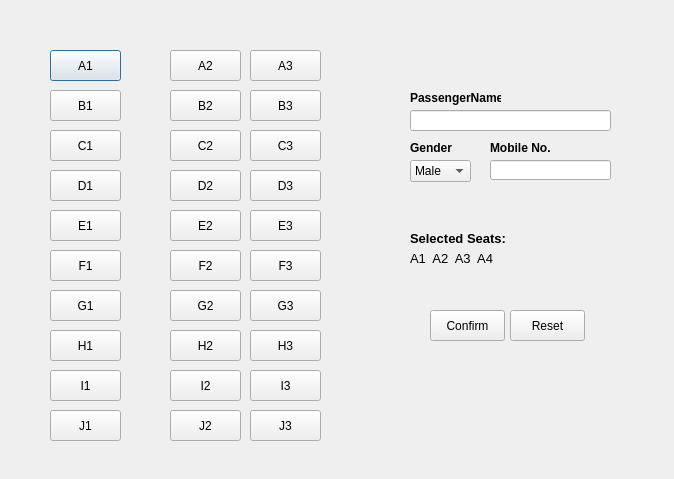
<?xml version="1.0" encoding="UTF-8"?>
<ui version="4.0">
 <class>ReverseTicket</class>
 <widget class="QDialog" name="ReverseTicket">
  <property name="geometry">
   <rect>
    <x>0</x>
    <y>0</y>
    <width>674</width>
    <height>479</height>
   </rect>
  </property>
  <property name="font">
   <font>
    <pointsize>11</pointsize>
    <kerning>true</kerning>
   </font>
  </property>
  <property name="windowTitle">
   <string>Dialog</string>
  </property>
  <widget class="QPushButton" name="Seat_A1">
   <property name="geometry">
    <rect>
     <x>50</x>
     <y>50</y>
     <width>71</width>
     <height>31</height>
    </rect>
   </property>
   <property name="font">
    <font>
     <family>Segoe UI</family>
     <pointsize>9</pointsize>
    </font>
   </property>
   <property name="text">
    <string>A1</string>
   </property>
  </widget>
  <widget class="QPushButton" name="Seat_A2">
   <property name="geometry">
    <rect>
     <x>170</x>
     <y>50</y>
     <width>71</width>
     <height>31</height>
    </rect>
   </property>
   <property name="font">
    <font>
     <family>Segoe UI</family>
     <pointsize>9</pointsize>
    </font>
   </property>
   <property name="text">
    <string>A2</string>
   </property>
  </widget>
  <widget class="QPushButton" name="Seat_A3">
   <property name="geometry">
    <rect>
     <x>250</x>
     <y>50</y>
     <width>71</width>
     <height>31</height>
    </rect>
   </property>
   <property name="font">
    <font>
     <family>Segoe UI</family>
     <pointsize>9</pointsize>
    </font>
   </property>
   <property name="text">
    <string>A3</string>
   </property>
  </widget>
  <widget class="QPushButton" name="Seat_B1">
   <property name="geometry">
    <rect>
     <x>50</x>
     <y>90</y>
     <width>71</width>
     <height>31</height>
    </rect>
   </property>
   <property name="font">
    <font>
     <family>Segoe UI</family>
     <pointsize>9</pointsize>
    </font>
   </property>
   <property name="text">
    <string>B1</string>
   </property>
  </widget>
  <widget class="QPushButton" name="Seat_B2">
   <property name="geometry">
    <rect>
     <x>170</x>
     <y>90</y>
     <width>71</width>
     <height>31</height>
    </rect>
   </property>
   <property name="font">
    <font>
     <family>Segoe UI</family>
     <pointsize>9</pointsize>
    </font>
   </property>
   <property name="text">
    <string>B2</string>
   </property>
  </widget>
  <widget class="QPushButton" name="Seat_B3">
   <property name="geometry">
    <rect>
     <x>250</x>
     <y>90</y>
     <width>71</width>
     <height>31</height>
    </rect>
   </property>
   <property name="font">
    <font>
     <family>Segoe UI</family>
     <pointsize>9</pointsize>
    </font>
   </property>
   <property name="text">
    <string>B3</string>
   </property>
  </widget>
  <widget class="QPushButton" name="Seat_C1">
   <property name="geometry">
    <rect>
     <x>50</x>
     <y>130</y>
     <width>71</width>
     <height>31</height>
    </rect>
   </property>
   <property name="font">
    <font>
     <family>Segoe UI</family>
     <pointsize>9</pointsize>
    </font>
   </property>
   <property name="text">
    <string>C1</string>
   </property>
  </widget>
  <widget class="QPushButton" name="Seat_C2">
   <property name="geometry">
    <rect>
     <x>170</x>
     <y>130</y>
     <width>71</width>
     <height>31</height>
    </rect>
   </property>
   <property name="font">
    <font>
     <family>Segoe UI</family>
     <pointsize>9</pointsize>
    </font>
   </property>
   <property name="text">
    <string>C2</string>
   </property>
  </widget>
  <widget class="QPushButton" name="Seat_C3">
   <property name="geometry">
    <rect>
     <x>250</x>
     <y>130</y>
     <width>71</width>
     <height>31</height>
    </rect>
   </property>
   <property name="font">
    <font>
     <family>Segoe UI</family>
     <pointsize>9</pointsize>
    </font>
   </property>
   <property name="text">
    <string>C3</string>
   </property>
  </widget>
  <widget class="QPushButton" name="Seat_D1">
   <property name="geometry">
    <rect>
     <x>50</x>
     <y>170</y>
     <width>71</width>
     <height>31</height>
    </rect>
   </property>
   <property name="font">
    <font>
     <family>Segoe UI</family>
     <pointsize>9</pointsize>
    </font>
   </property>
   <property name="text">
    <string>D1</string>
   </property>
  </widget>
  <widget class="QPushButton" name="Seat_D2">
   <property name="geometry">
    <rect>
     <x>170</x>
     <y>170</y>
     <width>71</width>
     <height>31</height>
    </rect>
   </property>
   <property name="font">
    <font>
     <family>Segoe UI</family>
     <pointsize>9</pointsize>
    </font>
   </property>
   <property name="text">
    <string>D2</string>
   </property>
  </widget>
  <widget class="QPushButton" name="Seat_D3">
   <property name="geometry">
    <rect>
     <x>250</x>
     <y>170</y>
     <width>71</width>
     <height>31</height>
    </rect>
   </property>
   <property name="font">
    <font>
     <family>Segoe UI</family>
     <pointsize>9</pointsize>
    </font>
   </property>
   <property name="text">
    <string>D3</string>
   </property>
  </widget>
  <widget class="QPushButton" name="Seat_E1">
   <property name="geometry">
    <rect>
     <x>50</x>
     <y>210</y>
     <width>71</width>
     <height>31</height>
    </rect>
   </property>
   <property name="font">
    <font>
     <family>Segoe UI</family>
     <pointsize>9</pointsize>
    </font>
   </property>
   <property name="text">
    <string>E1</string>
   </property>
  </widget>
  <widget class="QPushButton" name="Seat_E2">
   <property name="geometry">
    <rect>
     <x>170</x>
     <y>210</y>
     <width>71</width>
     <height>31</height>
    </rect>
   </property>
   <property name="font">
    <font>
     <family>Segoe UI</family>
     <pointsize>9</pointsize>
    </font>
   </property>
   <property name="text">
    <string>E2</string>
   </property>
  </widget>
  <widget class="QPushButton" name="Seat_E3">
   <property name="geometry">
    <rect>
     <x>250</x>
     <y>210</y>
     <width>71</width>
     <height>31</height>
    </rect>
   </property>
   <property name="font">
    <font>
     <family>Segoe UI</family>
     <pointsize>9</pointsize>
    </font>
   </property>
   <property name="text">
    <string>E3</string>
   </property>
  </widget>
  <widget class="QPushButton" name="Seat_F1">
   <property name="geometry">
    <rect>
     <x>50</x>
     <y>250</y>
     <width>71</width>
     <height>31</height>
    </rect>
   </property>
   <property name="font">
    <font>
     <family>Segoe UI</family>
     <pointsize>9</pointsize>
    </font>
   </property>
   <property name="text">
    <string>F1</string>
   </property>
  </widget>
  <widget class="QPushButton" name="Seat_F2">
   <property name="geometry">
    <rect>
     <x>170</x>
     <y>250</y>
     <width>71</width>
     <height>31</height>
    </rect>
   </property>
   <property name="font">
    <font>
     <family>Segoe UI</family>
     <pointsize>9</pointsize>
    </font>
   </property>
   <property name="text">
    <string>F2</string>
   </property>
  </widget>
  <widget class="QPushButton" name="Seat_F3">
   <property name="geometry">
    <rect>
     <x>250</x>
     <y>250</y>
     <width>71</width>
     <height>31</height>
    </rect>
   </property>
   <property name="font">
    <font>
     <family>Segoe UI</family>
     <pointsize>9</pointsize>
    </font>
   </property>
   <property name="text">
    <string>F3</string>
   </property>
  </widget>
  <widget class="QPushButton" name="Seat_G1">
   <property name="geometry">
    <rect>
     <x>50</x>
     <y>290</y>
     <width>71</width>
     <height>31</height>
    </rect>
   </property>
   <property name="font">
    <font>
     <family>Segoe UI</family>
     <pointsize>9</pointsize>
    </font>
   </property>
   <property name="text">
    <string>G1</string>
   </property>
  </widget>
  <widget class="QPushButton" name="Seat_G2">
   <property name="geometry">
    <rect>
     <x>170</x>
     <y>290</y>
     <width>71</width>
     <height>31</height>
    </rect>
   </property>
   <property name="font">
    <font>
     <family>Segoe UI</family>
     <pointsize>9</pointsize>
    </font>
   </property>
   <property name="text">
    <string>G2</string>
   </property>
  </widget>
  <widget class="QPushButton" name="Seat_G3">
   <property name="geometry">
    <rect>
     <x>250</x>
     <y>290</y>
     <width>71</width>
     <height>31</height>
    </rect>
   </property>
   <property name="font">
    <font>
     <family>Segoe UI</family>
     <pointsize>9</pointsize>
    </font>
   </property>
   <property name="text">
    <string>G3</string>
   </property>
  </widget>
  <widget class="QPushButton" name="Seat_H1">
   <property name="geometry">
    <rect>
     <x>50</x>
     <y>330</y>
     <width>71</width>
     <height>31</height>
    </rect>
   </property>
   <property name="font">
    <font>
     <family>Segoe UI</family>
     <pointsize>9</pointsize>
    </font>
   </property>
   <property name="text">
    <string>H1</string>
   </property>
  </widget>
  <widget class="QPushButton" name="Seat_H2">
   <property name="geometry">
    <rect>
     <x>170</x>
     <y>330</y>
     <width>71</width>
     <height>31</height>
    </rect>
   </property>
   <property name="font">
    <font>
     <family>Segoe UI</family>
     <pointsize>9</pointsize>
    </font>
   </property>
   <property name="text">
    <string>H2</string>
   </property>
  </widget>
  <widget class="QPushButton" name="Seat_H3">
   <property name="geometry">
    <rect>
     <x>250</x>
     <y>330</y>
     <width>71</width>
     <height>31</height>
    </rect>
   </property>
   <property name="font">
    <font>
     <family>Segoe UI</family>
     <pointsize>9</pointsize>
    </font>
   </property>
   <property name="text">
    <string>H3</string>
   </property>
  </widget>
  <widget class="QPushButton" name="Seat_I1">
   <property name="geometry">
    <rect>
     <x>50</x>
     <y>370</y>
     <width>71</width>
     <height>31</height>
    </rect>
   </property>
   <property name="font">
    <font>
     <family>Segoe UI</family>
     <pointsize>9</pointsize>
    </font>
   </property>
   <property name="text">
    <string>I1</string>
   </property>
  </widget>
  <widget class="QPushButton" name="Seat_J1">
   <property name="geometry">
    <rect>
     <x>50</x>
     <y>410</y>
     <width>71</width>
     <height>31</height>
    </rect>
   </property>
   <property name="font">
    <font>
     <family>Segoe UI</family>
     <pointsize>9</pointsize>
    </font>
   </property>
   <property name="text">
    <string>J1</string>
   </property>
  </widget>
  <widget class="QPushButton" name="Seat_I2">
   <property name="geometry">
    <rect>
     <x>170</x>
     <y>370</y>
     <width>71</width>
     <height>31</height>
    </rect>
   </property>
   <property name="font">
    <font>
     <family>Segoe UI</family>
     <pointsize>9</pointsize>
    </font>
   </property>
   <property name="text">
    <string>I2</string>
   </property>
  </widget>
  <widget class="QPushButton" name="Seat_J2">
   <property name="geometry">
    <rect>
     <x>170</x>
     <y>410</y>
     <width>71</width>
     <height>31</height>
    </rect>
   </property>
   <property name="font">
    <font>
     <family>Segoe UI</family>
     <pointsize>9</pointsize>
    </font>
   </property>
   <property name="text">
    <string>J2</string>
   </property>
  </widget>
  <widget class="QPushButton" name="Seat_I3">
   <property name="geometry">
    <rect>
     <x>250</x>
     <y>370</y>
     <width>71</width>
     <height>31</height>
    </rect>
   </property>
   <property name="font">
    <font>
     <family>Segoe UI</family>
     <pointsize>9</pointsize>
    </font>
   </property>
   <property name="text">
    <string>I3</string>
   </property>
  </widget>
  <widget class="QPushButton" name="Seat_J3">
   <property name="geometry">
    <rect>
     <x>250</x>
     <y>410</y>
     <width>71</width>
     <height>31</height>
    </rect>
   </property>
   <property name="font">
    <font>
     <family>Segoe UI</family>
     <pointsize>9</pointsize>
    </font>
   </property>
   <property name="text">
    <string>J3</string>
   </property>
  </widget>
  <widget class="QLabel" name="label">
   <property name="geometry">
    <rect>
     <x>410</x>
     <y>90</y>
     <width>91</width>
     <height>16</height>
    </rect>
   </property>
   <property name="font">
    <font>
     <family>Segoe UI</family>
     <pointsize>9</pointsize>
     <weight>75</weight>
     <bold>true</bold>
    </font>
   </property>
   <property name="text">
    <string>PassengerName</string>
   </property>
  </widget>
  <widget class="QLineEdit" name="lineEdit_passengerName">
   <property name="geometry">
    <rect>
     <x>410</x>
     <y>110</y>
     <width>201</width>
     <height>21</height>
    </rect>
   </property>
  </widget>
  <widget class="QComboBox" name="comboBox_gender">
   <property name="geometry">
    <rect>
     <x>410</x>
     <y>160</y>
     <width>61</width>
     <height>22</height>
    </rect>
   </property>
   <property name="font">
    <font>
     <pointsize>9</pointsize>
     <kerning>true</kerning>
    </font>
   </property>
   <item>
    <property name="text">
     <string>Male</string>
    </property>
   </item>
   <item>
    <property name="text">
     <string>Female</string>
    </property>
   </item>
  </widget>
  <widget class="QLineEdit" name="lineEdit_mobileNo">
   <property name="geometry">
    <rect>
     <x>490</x>
     <y>160</y>
     <width>121</width>
     <height>20</height>
    </rect>
   </property>
  </widget>
  <widget class="QLabel" name="label_2">
   <property name="geometry">
    <rect>
     <x>490</x>
     <y>140</y>
     <width>61</width>
     <height>16</height>
    </rect>
   </property>
   <property name="font">
    <font>
     <family>Segoe UI</family>
     <pointsize>9</pointsize>
     <weight>75</weight>
     <bold>true</bold>
    </font>
   </property>
   <property name="text">
    <string>Mobile No.</string>
   </property>
  </widget>
  <widget class="QLabel" name="label_3">
   <property name="geometry">
    <rect>
     <x>410</x>
     <y>140</y>
     <width>51</width>
     <height>16</height>
    </rect>
   </property>
   <property name="font">
    <font>
     <family>Segoe UI</family>
     <pointsize>9</pointsize>
     <weight>75</weight>
     <bold>true</bold>
    </font>
   </property>
   <property name="text">
    <string>Gender</string>
   </property>
  </widget>
  <widget class="QLabel" name="label_4">
   <property name="geometry">
    <rect>
     <x>410</x>
     <y>230</y>
     <width>111</width>
     <height>16</height>
    </rect>
   </property>
   <property name="font">
    <font>
     <family>Segoe UI</family>
     <pointsize>10</pointsize>
     <weight>75</weight>
     <bold>true</bold>
     <kerning>true</kerning>
    </font>
   </property>
   <property name="text">
    <string>Selected Seats:</string>
   </property>
  </widget>
  <widget class="QLabel" name="label_selectedSeats">
   <property name="geometry">
    <rect>
     <x>410</x>
     <y>250</y>
     <width>111</width>
     <height>16</height>
    </rect>
   </property>
   <property name="font">
    <font>
     <family>Segoe UI</family>
     <pointsize>10</pointsize>
     <weight>50</weight>
     <bold>false</bold>
     <kerning>true</kerning>
    </font>
   </property>
   <property name="text">
    <string>A1  A2  A3  A4</string>
   </property>
  </widget>
  <widget class="QPushButton" name="pushButton_confirm">
   <property name="geometry">
    <rect>
     <x>430</x>
     <y>310</y>
     <width>75</width>
     <height>31</height>
    </rect>
   </property>
   <property name="font">
    <font>
     <family>Segoe UI</family>
     <pointsize>9</pointsize>
     <kerning>true</kerning>
    </font>
   </property>
   <property name="text">
    <string>Confirm</string>
   </property>
  </widget>
  <widget class="QPushButton" name="pushButton_reset">
   <property name="geometry">
    <rect>
     <x>510</x>
     <y>310</y>
     <width>75</width>
     <height>31</height>
    </rect>
   </property>
   <property name="font">
    <font>
     <family>Segoe UI</family>
     <pointsize>9</pointsize>
     <kerning>true</kerning>
    </font>
   </property>
   <property name="text">
    <string>Reset</string>
   </property>
  </widget>
 </widget>
 <resources/>
 <connections/>
</ui>
